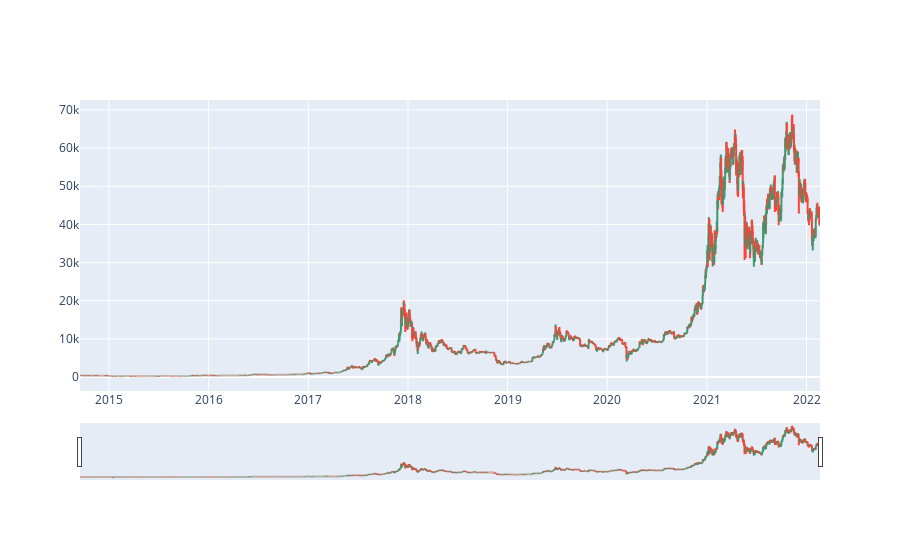

Source (notebook cell):
### Markdown cell above
### 4. Data EDA

### Code cell
import plotly.graph_objects as go

# OHLC diagram
fig = go.Figure(data=go.Ohlc(x=df.index, open=df.Open, high=df.High, low=df.Low, close=df.Close))
fig.show()

### Figure 1 — Plotly figure (JSON) as saved in the notebook; plotly's stock layout.template omitted (floating-point values rounded to 4 significant figures; data arrays with more than 128 entries replaced by an {"elided": "..."} marker saying what was removed)
{"data": [{"close": {"elided": "2713 float values"}, "high": {"elided": "2713 float values"}, "low": {"elided": "2713 float values"}, "open": {"elided": "2713 float values"}, "type": "ohlc", "x": {"elided": "2713 str values"}}], "layout": {}}
